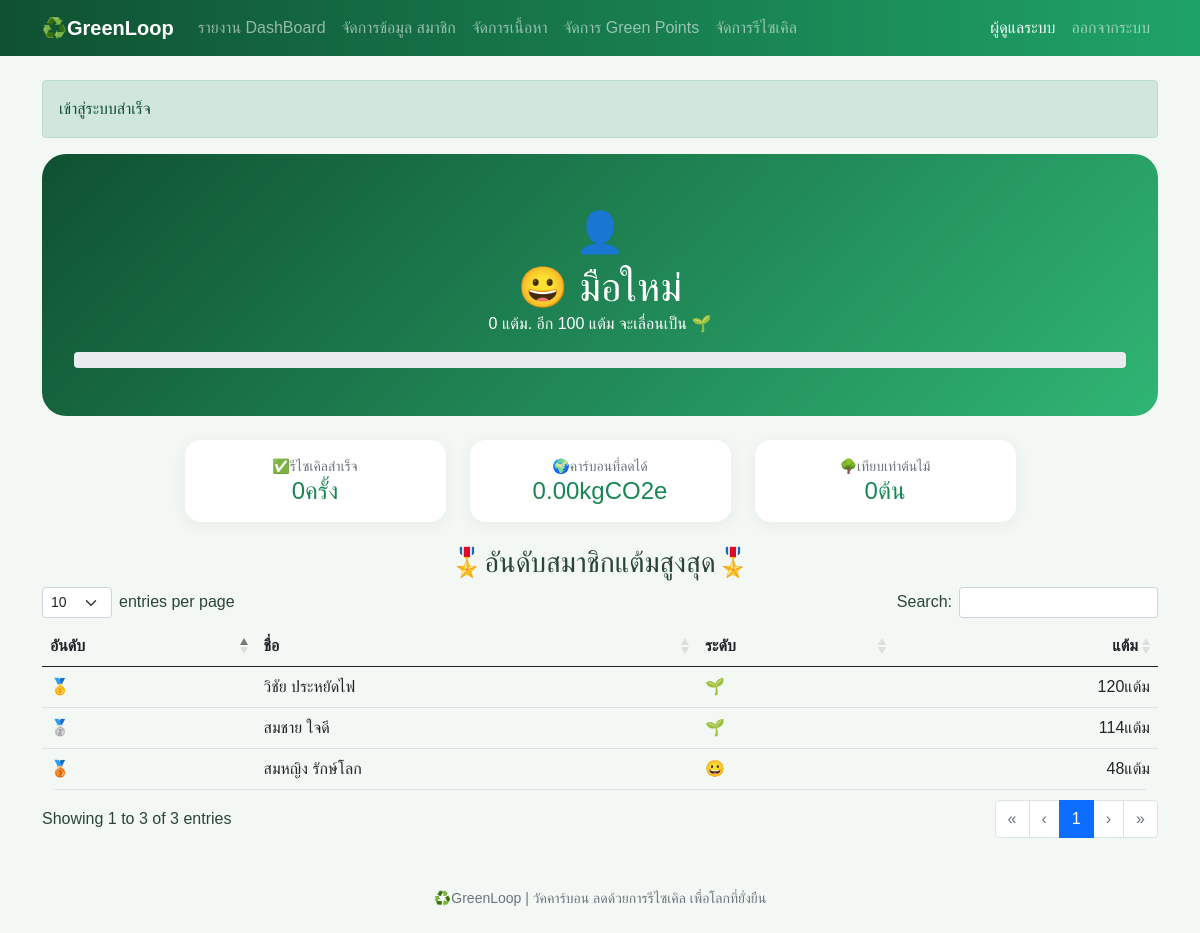
Page /points.php (signed in) on the committed database.
### tables this page shows
CREATE TABLE users (
    id INT AUTO_INCREMENT PRIMARY KEY,
    name VARCHAR(100) NOT NULL,
    email VARCHAR(100) NOT NULL UNIQUE,
    phone VARCHAR(10) NOT NULL,
    password VARCHAR(255) NOT NULL,
    question VARCHAR(100) NOT NULL,
    answer VARCHAR(255) NOT NULL,
    role ENUM('user', 'admin') NOT NULL DEFAULT 'user',
    status ENUM('active', 'suspended') NOT NULL DEFAULT 'active',
    points INT NOT NULL DEFAULT 0,
    created_at DATETIME NOT NULL DEFAULT CURRENT_TIMESTAMP
);

### init.php (called while the page is built, shortened)
<?php
function me(){
    return !empty($_SESSION['uid']) ? ($_SESSION['user'] ?? null) : null;
}
function e($value){
    return htmlspecialchars((string) $value, ENT_QUOTES, 'UTF-8');
}
require_once __DIR__ . '/header.php';

### controller/points.php (called while the page is built, shortened)
<?php
require_once __DIR__ . '/../init.php';
$u = me();
$uId = (int) $u['id'];
$sum = $db->query("SELECT COUNT(*) As n , COALESCE(sum(co2_kg), 0) AS co2 FROM recycles WHERE status = 'done' AND user_id = $uId")->fetch_assoc();
$top = ($db->query("SELECT id , name,points FROM users WHERE role = 'user' AND status = 'active' ORDER BY points DESC LIMIT 5"))->fetch_all(MYSQLI_ASSOC);

### points.php (the view, shortened to what this page needs)
<?php
require 'init.php';
require 'controller/points.php';
$medals = ['🥇','🥈','🥉','🏅','🎖️'];
$points = (int) $u['points'];
$currentlevel = $points >= 600 ? '🌍 Net Zero Hero':
                ($points >= 300 ? '🌳ต้นไม้':
                ($points >= 100 ? '🌱 ต้นกล้า':
                '😀 มือใหม่'));
$next = $points >= 600 ? 0 : ($points >= 300 ? 600 : ($points >= 100 ? 300: 100));
$nextlevel = $points >= 300 ? '🌍' : ($points >= 100 ? '🌳' : '🌱');
?>
<div class="hero text-center mb-4">
    <div class="fs-1" aria-hidden="true">👤</div>
    <div class="fs-1 lh-sm"><?= $currentlevel ?></div>
        <p class=""><?= $u['points']?> แต้ม<?= $next ? '. อีก '. ($next - $u['points']) .' แต้ม จะเลื่อนเป็น ' . $nextlevel : '. ระดับสูงสุดแล้ว'?></p>
            <?php if ($next): ?>
                <div class="progress">
                </div>
            <?php endif; ?>
</div>
<div class="row justify-content-center">
    <div class="col-6 col-lg-3">
        <div class="card card-body box text-center">
            <small class="text-muted">✅รีไซเคิลสำเร็จ</small>
            <h4 class="text-success mb-0">
                <?= $sum['n']?>ครั้ง
            </h4>
        </div>
    </div>
    <div class="col-6 col-lg-3">
        <div class="card card-body box text-center">
            <small class="text-muted">🌍คาร์บอนที่ลดได้</small>
            <h4 class="text-success mb-0">
                <?= $sum['co2']?>kgCO2e
            </h4>
        </div>
    </div>
    <div class="col-6 col-lg-3">
        <div class="card card-body box text-center">
            <small class="text-muted">🌳เทียบเท่าต้นไม้</small>
            <h4 class="text-success mb-0">
                <?= round($sum['co2'] / 9.5, 1)?>ต้น
            </h4>
        </div>
    </div>
</div>
<div class="row mt-4">
    <div class="col">
        <h3 class="text-center"> 🎖️อันดับสมาชิกแต้มสูงสุด🎖️</h3>
        <table id = "topPointstable" class="table mb-0">
            <thead>
                <tr>
                    <th>อันดับ</th>
                    <th>ชื่อ</th>
                    <th>ระดับ</th>
                    <th class="text-end">แต้ม</th>
                </tr>
            </thead>
            <tbody>
                <?php foreach ($top as $i => $t): ?>
                    <?php $memberLevel = match(true)    {
                    $t['points'] >= 600 => '🌍',
                    $t['points'] >= 300 => '🌳',
                    $t['points'] >= 100 => '🌱',
                    default => '😀',
                    };
                    ?>
                    <tr class="<?= $t['id'] == $u['id'] ? 'table-success' : ''?>">
                        <td><?= $medals[$i]?></td>
                        <td><?= e($t['name'])?></td>
                        <td><?= $memberLevel ?></td>
                        <td class="text-end"><?= $t['points']?>แต้ม</td>
                    </tr>
                <?php endforeach; ?>
            </tbody>
        </table>
    </div>
</div>

### assets/style.css (style rules this page uses)
:root { --green:#176b43; --deep-green:#0f5132; --soft-green:#e8f5eb; }
body { background: #f4f8f5; color: #294536; font-family: "Leelawadee UI", Tahoma, sans-serif; }
.hero { padding: clamp(24px, 5vw, 48px) 32px; border-radius: 24px; color: #fff; background: linear-gradient(135deg,var(--deep-green), #2fb574); }
.card, .impact-card { border: 0; border-radius: 16px; box-shadow: 0 3px 16px #174b3112; }
.table { overflow: hidden; border-radius: 16px; }

### rows in the picture
users: i "🥇", name "วิชัย ประหยัดไฟ", points "🌱", points "120"
users: i "🥈", name "สมชาย ใจดี", points "🌱", points "114"
users: i "🥉", name "สมหญิง รักษ์โลก", points "😀", points "48"

### other values in the picture
$u['name'] "ผู้ดูแลระบบ"
$_SESSION['flash'][0] "เข้าสู่ระบบสำเร็จ"
$currentlevel "😀 มือใหม่"
$u['points'] "0"
$next - $u['points'] "100"
$nextlevel "🌱"
$sum['n'] "0"
$sum['co2'] "0.00"
$sum['co2'] / 9.5 "0"
